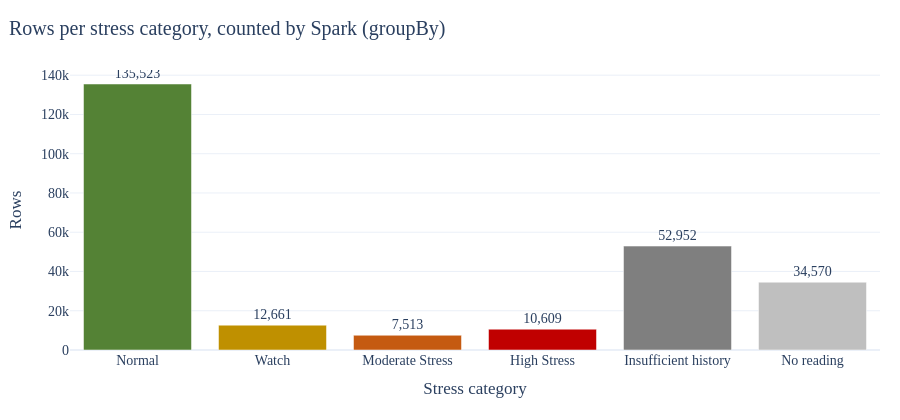

Notebook source saved alongside this figure:
### Markdown cell above
## 3 · Preprocessing with Apache Spark (slide: Preprocessing, Big Data analysis)
The reference pipeline (pandas) was re-implemented in **PySpark** (branch `spark-first-preprocessing`: 0 unexpected differences on all 253,828 x 84 values) and in BigQuery SQL. Here Spark **recomputes the key step live**: for every well and season, the baseline mean and SD of the *earlier* readings only (window `UNBOUNDED PRECEDING` to `1 PRECEDING`, at least 5), then the anomaly z = (reading - mean) / max(SD, 0.10 m), clipped at +/-5; it is compared with the pipeline's stored columns.

```python
w = Window.partitionBy("well_id", "season").orderBy("date").rowsBetween(Window.unboundedPreceding, -1)   # earlier readings only
df.withColumn("n", count("gwl_m_bgl").over(w)).withColumn("mu", avg("gwl_m_bgl").over(w)).withColumn("sd", stddev_samp("gwl_m_bgl").over(w))
```
Spark runs in `local[2]` mode on one machine: the pattern is shown, not a cluster-scale claim.

### Code cell
import subprocess
if importlib.util.find_spec("pyspark") is None and shutil.which("java"):
    subprocess.run([sys.executable, "-m", "pip", "install", "-q", "pyspark==3.5.3"])
if importlib.util.find_spec("pyspark") is not None and shutil.which("java"):
    r = subprocess.run([sys.executable, str(ROOT / "modeling" / "spark_check.py")], capture_output=True, text=True)
    print("Spark run finished" if r.returncode == 0 else "Spark cannot run on this operating system (exit code %d): showing the saved result of the same script (run on Linux)." % r.returncode)
else:
    print("Java or pyspark not available in this session: showing the saved result of the same script (run on Linux).")
sp = json.load(open(T / "spark_check.json"))
print(f"Spark {sp['spark_version']} on {sp['platform']} | {sp['rows']:,} rows in {sp['partitions']} partitions | {sp['seconds']} s")
display(pd.DataFrame({"Comparison with the pipeline columns": ["Readings compared (at least 5 earlier same-season readings)", "Largest difference in baseline mean (m)", "Largest difference in anomaly z"],
                      "Spark vs stored pipeline": [f"{sp['rows_compared']:,}", f"{sp['max_abs_diff_baseline_mean_m']:.2e}", f"{sp['max_abs_diff_z']:.2e}"]}))
cnt = pd.Series(sp["stress_counts"]).reindex(["Normal", "Watch", "Moderate Stress", "High Stress", "Insufficient history", "No reading"])
fig = go.Figure(go.Bar(x=cnt.index, y=cnt.values, marker_color=[PAL["G"], "#BF9000", PAL["B"], "#C00000", PAL["grey"], "#BFBFBF"], text=[f"{v:,}" for v in cnt.values], textposition="outside"))
show(fig, "Rows per stress category, counted by Spark (groupBy)", "Stress category", "Rows", h=420)
check("Spark baseline equals the pipeline baseline (max difference < 1e-6 m)", sp["max_abs_diff_baseline_mean_m"] < 1e-6)
check("Spark anomaly z equals the pipeline z (max difference < 1e-6)", sp["max_abs_diff_z"] < 1e-6)

### Figure 1 — Plotly figure (JSON) as saved in the notebook; plotly's stock layout.template omitted (floating-point values rounded to 4 significant figures)
{"data": [{"marker": {"color": ["#548235", "#BF9000", "#C55A11", "#C00000", "#7F7F7F", "#BFBFBF"]}, "text": ["135,523", "12,661", "7,513", "10,609", "52,952", "34,570"], "textposition": "outside", "type": "bar", "x": ["Normal", "Watch", "Moderate Stress", "High Stress", "Insufficient history", "No reading"], "y": [135523, 12661, 7513, 10609, 52952, 34570]}], "layout": {"font": {"family": "Times New Roman", "size": 14}, "height": 420, "legend": {"orientation": "h", "y": -0.3}, "margin": {"b": 70, "l": 70, "r": 20, "t": 70}, "title": {"text": "Rows per stress category, counted by Spark (groupBy)", "x": 0.01}, "xaxis": {"title": {"text": "Stress category"}}, "yaxis": {"title": {"text": "Rows"}}}}
